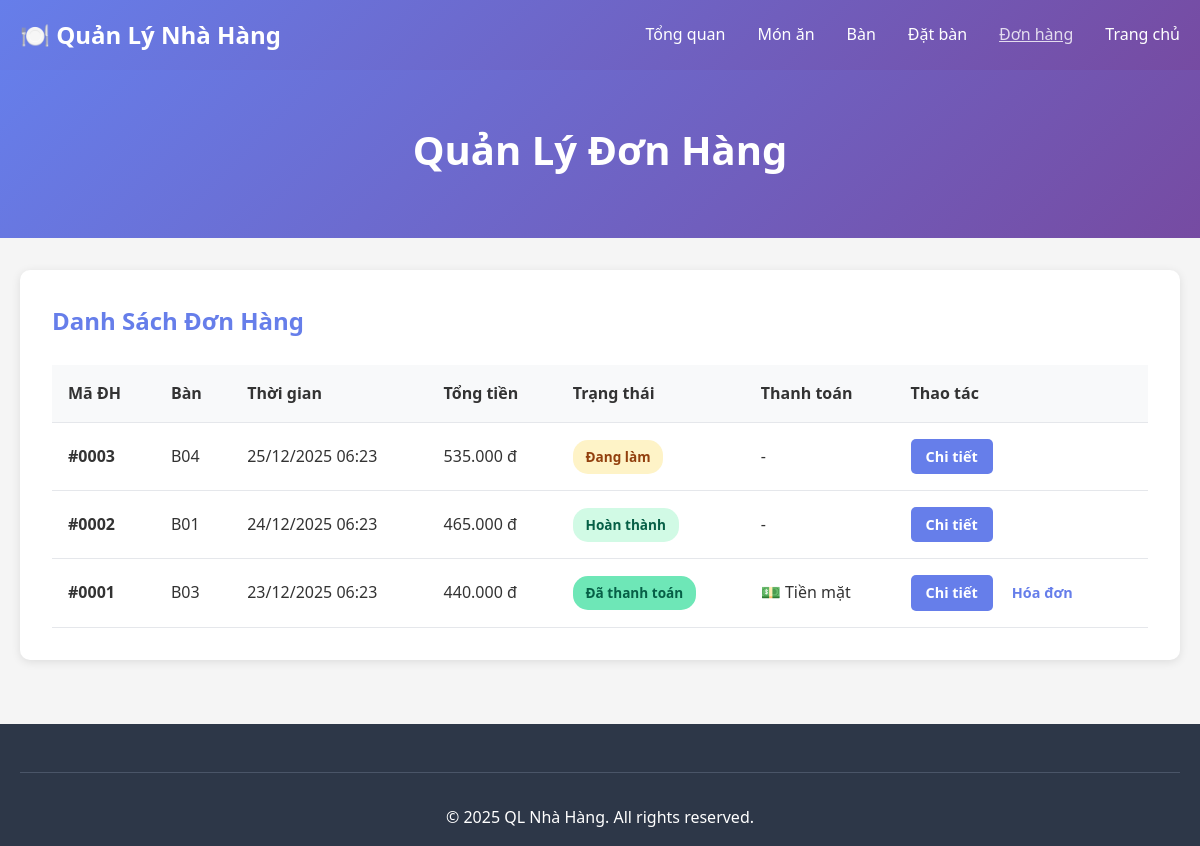
The app's page /admin/orders.php (signed in) with its own data.
### tables this page shows
CREATE TABLE orders (
    id INT PRIMARY KEY AUTO_INCREMENT,
    order_number VARCHAR(20) DEFAULT NULL UNIQUE COMMENT 'Mã đơn hàng (tự động tạo)',
    user_id INT DEFAULT NULL COMMENT 'ID người dùng (nếu đã đăng nhập)',
    table_id INT NOT NULL COMMENT 'ID bàn',
    order_date DATETIME DEFAULT CURRENT_TIMESTAMP COMMENT 'Thời gian đặt hàng',
    total_amount DECIMAL(10, 2) DEFAULT 0 COMMENT 'Tổng tiền',
    discount_amount DECIMAL(10, 2) DEFAULT 0 COMMENT 'Số tiền giảm giá',
    final_amount DECIMAL(10, 2) DEFAULT 0 COMMENT 'Thành tiền cuối cùng',
    status ENUM('pending', 'preparing', 'ready', 'served', 'completed', 'paid', 'cancelled') DEFAULT 'pending' COMMENT 'Trạng thái đơn hàng',
    payment_method ENUM('cash', 'card', 'transfer', 'momo', 'zalopay') DEFAULT 'cash' COMMENT 'Phương thức thanh toán',
    payment_status ENUM('unpaid', 'paid', 'refunded') DEFAULT 'unpaid' COMMENT 'Trạng thái thanh toán',
    paid_at TIMESTAMP NULL DEFAULT NULL COMMENT 'Thời gian thanh toán',
    notes TEXT DEFAULT NULL COMMENT 'Ghi chú đơn hàng',
    created_at TIMESTAMP DEFAULT CURRENT_TIMESTAMP,
    updated_at TIMESTAMP DEFAULT CURRENT_TIMESTAMP ON UPDATE CURRENT_TIMESTAMP,
    
     
    FOREIGN KEY (user_id) REFERENCES users(id) 
        ON DELETE SET NULL 
        ON UPDATE CASCADE,
    FOREIGN KEY (table_id) REFERENCES tables(id)
        ON DELETE RESTRICT 
        ON UPDATE CASCADE,
    
     
    INDEX idx_order_number (order_number),
    INDEX idx_user_id (user_id),
    INDEX idx_table_id (table_id),
    INDEX idx_order_date (order_date),
    INDEX idx_status (status),
    INDEX idx_payment_status (payment_status),
    INDEX idx_created_at (created_at)
);

CREATE TABLE tables (
    id INT PRIMARY KEY AUTO_INCREMENT,
    table_number VARCHAR(10) NOT NULL UNIQUE COMMENT 'Số bàn (VD: B01, B02)',
    capacity INT NOT NULL COMMENT 'Sức chứa (số người)',
    floor INT DEFAULT 1 COMMENT 'Tầng (1, 2, 3...)',
    location VARCHAR(100) DEFAULT NULL COMMENT 'Vị trí (VD: Gần cửa sổ, Góc yên tĩnh)',
    status ENUM('empty', 'occupied', 'reserved', 'cleaning', 'maintenance') DEFAULT 'empty' COMMENT 'Trạng thái bàn',
    notes TEXT DEFAULT NULL COMMENT 'Ghi chú về bàn',
    created_at TIMESTAMP DEFAULT CURRENT_TIMESTAMP,
    updated_at TIMESTAMP DEFAULT CURRENT_TIMESTAMP ON UPDATE CURRENT_TIMESTAMP,
    
    INDEX idx_table_number (table_number),
    INDEX idx_status (status),
    INDEX idx_floor (floor),
    INDEX idx_capacity (capacity)
);

### config.php (called while the page is built, shortened)
<?php
function formatCurrency($amount) {
    return number_format($amount, 0, ',', '.') . ' đ';
}
function formatDateTime($datetime) {
    return date('d/m/Y H:i', strtotime($datetime));
}
?>

### admin/orders.php (the view, shortened to what this page needs)
<?php
require_once '../config.php';
$conn = getDBConnection();
$orders = $conn->query("
    SELECT o.*, t.table_number
    FROM orders o
    JOIN tables t ON o.table_id = t.id
    ORDER BY o.order_date DESC
    LIMIT 100
");
?>
<!DOCTYPE html>
<html lang="vi">
<head>
    <link rel="stylesheet" href="../assets/css/style.css">
</head>
<body>
    <nav class="navbar">
        <div class="container">
            <div class="logo">
                <h2>🍽️ Quản Lý Nhà Hàng</h2>
            </div>
            <ul class="nav-menu">
                <li><a href="index.php">Tổng quan</a></li>
                <li><a href="dishes.php">Món ăn</a></li>
                <li><a href="tables.php">Bàn</a></li>
                <li><a href="reservations.php">Đặt bàn</a></li>
                <li><a href="orders.php" class="active">Đơn hàng</a></li>
                <li><a href="../index.php">Trang chủ</a></li>
            </ul>
        </div>
    </nav>
    <div class="page-header">
        <div class="container">
            <h1>Quản Lý Đơn Hàng</h1>
        </div>
    </div>
    <div class="container">
        <div class="admin-section">
            <h2>Danh Sách Đơn Hàng</h2>
            <div class="table-responsive">
                <table class="data-table">
                    <thead>
                        <tr>
                            <th>Mã ĐH</th>
                            <th>Bàn</th>
                            <th>Thời gian</th>
                            <th>Tổng tiền</th>
                            <th>Trạng thái</th>
                            <th>Thanh toán</th>
                            <th>Thao tác</th>
                        </tr>
                    </thead>
                    <tbody>
                        <?php while ($order = $orders->fetch_assoc()): ?>
                        <tr>
                            <td><strong>#<?php echo str_pad($order['id'], 4, '0', STR_PAD_LEFT); ?></strong></td>
                            <td><?php echo $order['table_number']; ?></td>
                            <td><?php echo formatDateTime($order['order_date']); ?></td>
                            <td><?php echo formatCurrency($order['total_amount']); ?></td>
                            <td>
                                <span class="badge badge-<?php echo $order['status']; ?>">
                                    <?php
                                    $status_text = [
                                        'pending' => 'Chờ xử lý',
                                        'preparing' => 'Đang làm',
                                        'completed' => 'Hoàn thành',
                                        'paid' => 'Đã thanh toán'
                                    ];
                                    echo $status_text[$order['status']];
                                    ?>
                                </span>
                            </td>
                            <td>
                                <?php
                                if ($order['status'] == 'paid') {
                                    $methods = [
                                        'cash' => '💵 Tiền mặt',
                                        'card' => '💳 Thẻ',
                                        'transfer' => '📱 Chuyển khoản'
                                    ];
                                    echo $methods[$order['payment_method']] ?? '-';
                                } else {
                                    echo '-';
                                }
                                ?>
                            </td>
                            <td>
                                <a href="order_detail.php?id=<?php echo $order['id']; ?>" class="btn btn-sm btn-primary">Chi tiết</a>
                                <?php if ($order['status'] == 'paid'): ?>
                                <a href="../invoice.php?order_id=<?php echo $order['id']; ?>" class="btn btn-sm btn-secondary" target="_blank">Hóa đơn</a>
                                <?php endif; ?>
                            </td>
                        </tr>
                        <?php endwhile; ?>
                    </tbody>
                </table>
            </div>
        </div>
    </div>
    <footer class="footer">
        <div class="container">
            <div class="footer-bottom">
                <p>&copy; 2025 QL Nhà Hàng. All rights reserved.</p>
            </div>
        </div>
    </footer>
</body>
</html>

### assets/css/style.css (style rules this page uses)
* { margin: 0; padding: 0; box-sizing: border-box; }
body { font-family: 'Segoe UI', Tahoma, Geneva, Verdana, sans-serif; line-height: 1.6; color: #333; background-color: #f5f5f5; }
.container { max-width: 1200px; margin: 0 auto; padding: 0 20px; }
.navbar { background: linear-gradient(135deg, #667eea 0%, #764ba2 100%); color: white; padding: 1rem 0; box-shadow: 0 2px 10px rgba(0,0,0,0.1); }
.navbar .container { display: flex; justify-content: space-between; align-items: center; }
.logo h2 { font-size: 1.5rem; }
.nav-menu { display: flex; list-style: none; gap: 2rem; }
.nav-menu a { color: white; text-decoration: none; transition: opacity 0.3s; font-weight: 500; }
.nav-menu a:hover, .nav-menu a.active { opacity: 0.8; text-decoration: underline; }
.btn { padding: 12px 30px; border: none; border-radius: 5px; cursor: pointer; text-decoration: none; display: inline-block; font-size: 1rem; transition: transform 0.2s, box-shadow 0.2s; font-weight: 600; }
.btn-primary { background: #667eea; color: white; }
.btn-secondary { background: white; color: #667eea; }
.btn-sm { padding: 6px 15px; font-size: 0.9rem; }
.footer { background: #2d3748; color: white; padding: 3rem 0 1rem; margin-top: 4rem; }
.footer-bottom { text-align: center; padding-top: 2rem; border-top: 1px solid #4a5568; }
.page-header { background: linear-gradient(135deg, #667eea 0%, #764ba2 100%); color: white; padding: 3rem 0; text-align: center; margin-bottom: 2rem; }
.page-header h1 { font-size: 2.5rem; margin-bottom: 0.5rem; }
.admin-section { background: white; padding: 2rem; border-radius: 10px; box-shadow: 0 2px 10px rgba(0,0,0,0.1); margin-bottom: 2rem; }
.admin-section h2 { margin-bottom: 1.5rem; color: #667eea; }
.data-table { width: 100%; border-collapse: collapse; background: white; }
.data-table th, .data-table td { padding: 1rem; text-align: left; border-bottom: 1px solid #e5e7eb; }
.data-table th { background: #f8f9fa; font-weight: 600; color: #333; }
.table-responsive { overflow-x: auto; }
.badge { padding: 0.4rem 0.8rem; border-radius: 15px; font-size: 0.85rem; font-weight: 600; display: inline-block; }
.badge-preparing { background: #fef3c7; color: #92400e; }
.badge-completed { background: #d1fae5; color: #065f46; }
.badge-paid { background: #6ee7b7; color: #065f46; }

### records on screen
orders: id "0003", table.table_number "B04", order_date "25/12/2025 06:23", total_amount "535.000 đ", status "Đang làm"
orders: id "0002", table.table_number "B01", order_date "24/12/2025 06:23", total_amount "465.000 đ", status "Hoàn thành"
orders: id "0001", table.table_number "B03", order_date "23/12/2025 06:23", total_amount "440.000 đ", status "Đã thanh toán", payment_method "💵 Tiền mặt"
